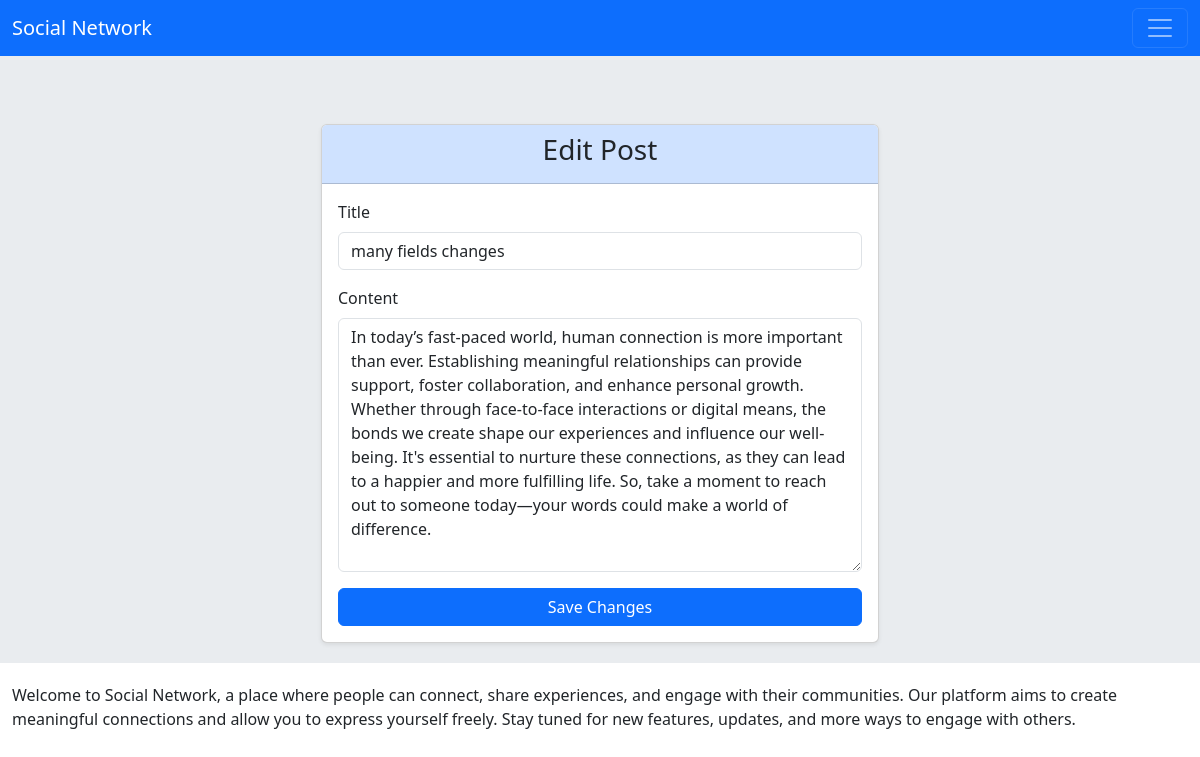
The app's page /posts/edit/2/many-fields-changes/ (signed in) with its own data.
### home/models.py (models this page shows, shortened)
class Post(models.Model):
    auther = models.ForeignKey(User, on_delete=models.CASCADE, related_name='posts')
    title = models.CharField(max_length=100)
    slug = models.SlugField(max_length=100)
    content = models.TextField()
    date_posted = models.DateTimeField(auto_now_add=True)
    date_updated = models.DateTimeField(auto_now=True)

### home/views.py (the view, shortened to what this page needs)
# urls.py: path('posts/edit/<int:pk>/<slug:post_slug>/', views.PostEditView.as_view(), name='post_edit'),
class PostEditView(LoginRequiredMixin, View):
    def setup(self, request, *args, **kwargs):
        self.post_instance = Post.objects.get(pk=kwargs['pk'], slug=kwargs['post_slug'])
        return super().setup(request, *args, **kwargs)
    def dispatch(self, request, *args, **kwargs):
        post = self.post_instance
        if post.auther.id != request.user.id:
            messages.error(request, 'You are not authorized to edit this post.')
            return redirect('home')
        return super().dispatch(request, *args, **kwargs)
    def get(self, request, *args, **kwargs):
        edit_post = self.post_instance
        post_form = PostForm(instance=edit_post)
        return render(request, 'home/post_edit.html', {'post': edit_post, 'post_form': post_form})

### home/forms.py
class PostForm(forms.ModelForm):
    class Meta:
        model = Post
        fields = ['title', 'content', ]
        widgets = {
            'title': forms.TextInput(attrs={'class': 'form-control',
                                            'placeholder': 'Title', }),
            'content': forms.Textarea(attrs={'class': 'form-control',
                                             'placeholder': 'Content', }),
        }

### home/templates/home/post_edit.html (shortened to what this page needs)
{% extends 'base.html' %}
{% block body %}
    <div class="container mt-5">
        <div class="d-flex justify-content-center">
            <div class="col-md-8 col-lg-6">
                <div class="card shadow-sm">
                    <div class="card-header bg-primary-subtle text-center">
                        <h3>Edit Post</h3>
                    </div>
                    <div class="card-body">
                        <form method="post">
                            <div class="mb-3">
                                <label for="{{ post_form.title.id_for_label }}" class="form-label">Title</label>
                                {{ post_form.title }}
                            </div>
                            <div class="mb-3">
                                <label for="{{ post_form.content.id_for_label }}" class="form-label">Content</label>
                                {{ post_form.content }}
                            </div>
                            <div class="text-center">
                                <button type="submit" class="btn btn-primary w-100">Save Changes</button>
                            </div>
                        </form>
                    </div>
                </div>
            </div>
        </div>
    </div>
{% endblock %}

### records on screen
Post: title "many fields changes", content "In today’s fast-paced world, human connection is more important than ever. Establishing meaningful relationships can provide support, foster collaboration, and enhance personal growth. Whether through face-to-face interactions or digital means, the bonds we create shape our experiences and influence our well-being. It's essential to nurture these connections, as they can lead to a happier and more fulfilling life. So, take a moment to reach out to someone today—your words could make a world of difference."
